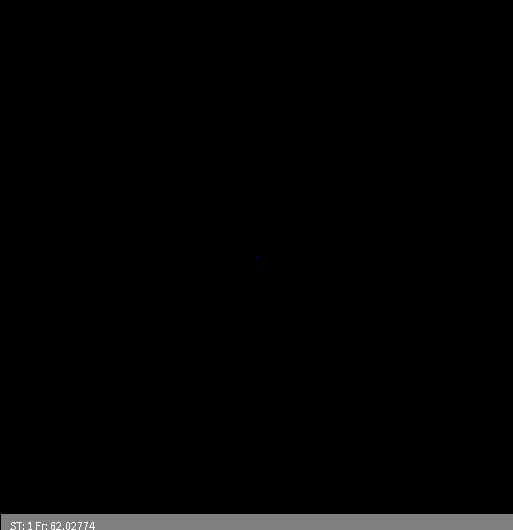
Frame 1 (no input)
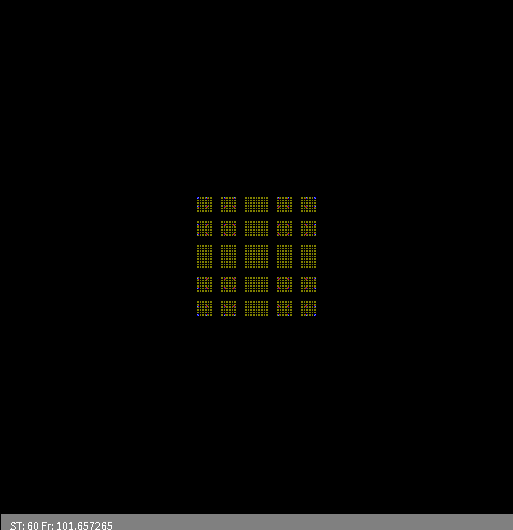
Frame 60 (the mouse pressed at the canvas centre just before this capture)
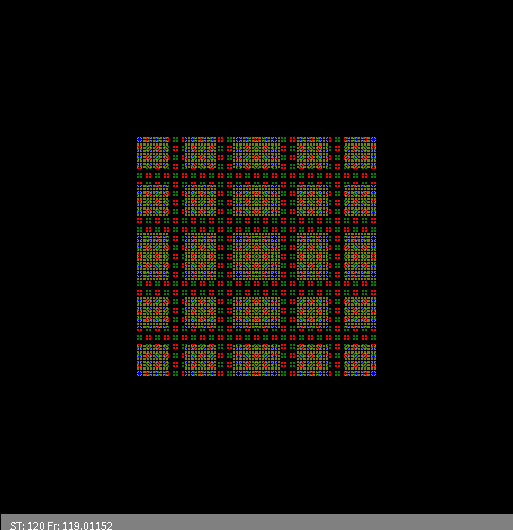
Frame 120 (the mouse held since frame 60 and released just before this capture)

The Processing sketch that drew these frames (run headless with seeded random() and noise(); from frame 60 on, the mouse is pressed at the canvas centre):

// Processing sketch: automat_wzrost2Dv7Moore
// ── automat_wzrost2Dv7Moore.pde
//Jednowymiarowy, DETERMINISTYCZNY automat komórkowy - reguła "ZSUMUJ Z SĄSIADAMI I WEŹ MODULO". 
//Kroki synchroniczne i SĄSIEDZTWO MOORE'a !!!
//Zasiewanie tablicy na początku z zadaną gęstością lub pojedynczą komórką
//Przyśpieszony poprzez śledzenie zmian
//////////////////////////////////////////////////////////////////////////////////////////////////////////////////
int WorldSize=3*171;//Ile chcemy elementów w linii?
int[][] WorldOld=new int[WorldSize][WorldSize];//Tworzenie tablic - w Processingu zawsze za pomocą alokacji
int[][] WorldNew=new int[WorldSize][WorldSize];

float IDens=0.0;//Początkowa gęstość w tablicy
int Div=6; //Jaki dzielnik w regule automatu
boolean self=true;//false albo true

void setup()
{
  size(513,530);    //Okno nie do końca kwadratowe - miejsce na napis
  noSmooth(); //Usprawniwnie 1: tryb noSmooth() jest znacznie szybszy
  frameRate(120);
  println(WorldSize," in ",width,"x",height," window");
    
  if(IDens>0)
  {
   for(int i=0;i<WorldOld.length;i++) //Zasiewanie tablicy
    for(int j=0;j<WorldOld.length;j++) 
    {
      WorldNew[i][j]=-1;//Info że jeszcze nie używane więc nie rysowane
      if(random(1.0)<IDens)
        WorldOld[i][j]=(int)(random(Div));//trzeba zmienić typ, bo tablica przechowuje int a nie float
      else
        WorldOld[i][j]=0;
    }
  }
  else
  {
    for(int i=0;i<WorldOld.length;i++) //Zasiewanie tablicy
     for(int j=0;j<WorldOld.length;j++) 
      WorldNew[i][j]=-1;//Info że jeszcze nie używane więc nie rysowane
      
    WorldOld[WorldSize/2][WorldSize/2]=1;//Tylko jeden w środku
  }
}


int t=0;
void draw()
{  
  for(int i=0;i<WorldOld.length;i++)//Wizualizacja czyli "rysowanie na ekranie" 
    for(int j=0;j<WorldOld.length;j++) 
    {
      switch(WorldOld[i][j]){ //Instrukcja wyboru pozwala nam wybrać dowolny kolor w zależności od liczby w komórce
      //case N:stroke( , , );break; //Mozna dodac kolejne kolory
      case 5:stroke(128,128,255);break;
      case 4:stroke(0,128,0);break;
      case 3:stroke(128,128,0);break;
      case 2:stroke(255,0,0);break;
      case 1:stroke(0,0,255);break;
      case 0:stroke(0,0,0);break;
      default: stroke(0,255,0);//To się pojawiac nie powinno
      break;
      }
      //Usprawnienie 2: nie rysujemy gdy...
      if( (WorldOld[i][j] != WorldNew[i][j]) ) //na WorldNew jest stara zawartość 
        point(i,j);//Komórka to punkt na ekranie
    }
  
  for(int i=0;i<WorldOld.length;i++)//Zmiana stanu automatu
  {
       //Reguła - "ZSUMUJ Z SĄSIADAMI I WEŹ MODULO"
       //Zamiast ignorować brzegi można zrobić liczenie indeksów sąsiadów z zawijaniem dzięki reszcie z dzielenia
       int right = (i+1) % WorldSize;         
       int left  = (WorldSize+i-1) % WorldSize;
       
       for(int j=0;j<WorldOld.length;j++) 
       {
         int dw=(j+1) % WorldSize;   
         int up=(WorldSize+j-1) % WorldSize;
         
         int ile =(self?WorldOld[i][j]:0)//Aktualna komórka brana albo nie
                 +WorldOld[left][j]      //w lewo od niej
                 +WorldOld[right][j]     //w prawo
                 +WorldOld[i][up]        //w górę
                 +WorldOld[i][dw]        //w dół    
                 //rogi czyli uzupełnienie do sąsiedzwta Moora
                 +WorldOld[right][dw]
                 +WorldOld[left][dw]
                 +WorldOld[right][up]
                 +WorldOld[left][up]
                 ;//suma z dziewięciu komórek brana potem modulo Div
      
         WorldNew[i][j]=ile % Div;//Nowy stan zapisujemy na drugą tablicę
       }
   }
   
   int[][] WorldTmp=WorldOld;//Zamiana tablic - łatwa bo nie trzeba kopiować tablic
   WorldOld=WorldNew;        //, wystarczy "uchwyty" do nich
   WorldNew=WorldTmp;
   
   t++;//Kolejne pokolenie/krok/rok
   fill(128);
   rect(0,WorldSize,width,height-WorldSize);//Czyszczący prostokąt
   fill(255);
   text("ST: "+t+" Fr: "+frameRate,10,height);
}
